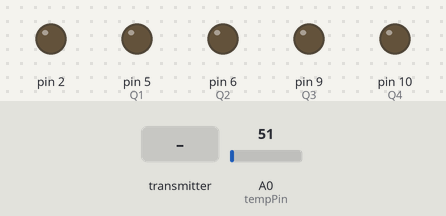
Recording of a sketch running on a simulated Arduino Uno, built with avr-gcc and run on an emulated ATmega328P. On the bench: output pins drawn as LEDs (lit = HIGH). The test bench sets the inputs (shaded band); at power-on: A0 (tempPin) = 51. No radio packets arrive unless stated; what the sketch prints to the serial monitor is not drawn.

Above: at 2.2 s.
2.3 s: the transmitter starts sending X = 0
At 2.6 s:
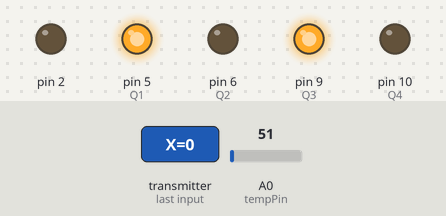
3.8 s: A0 (tempPin) set to 67
5.3 s: A0 (tempPin) set to 79
At 6.1 s:
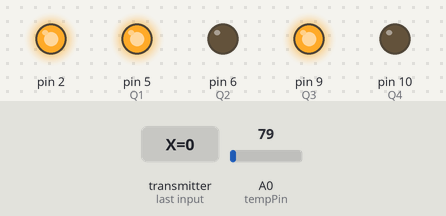
6.8 s: the transmitter starts sending Y = 0
At 7.7 s:
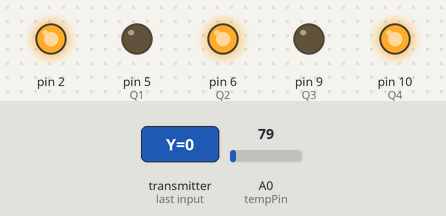
8.8 s: the transmitter starts sending Y = 512
At 10.0 s:
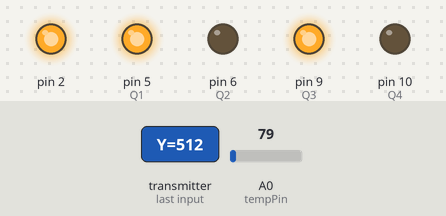
10.8 s: the transmitter starts sending Y = 256
At 12.3 s:
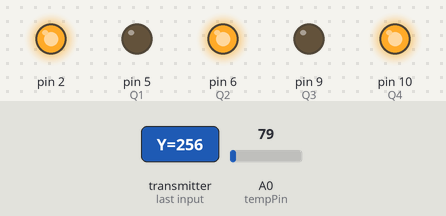
Timing chart, 0 to 13.8 s (numbered marks = the images above; inputs shaded):
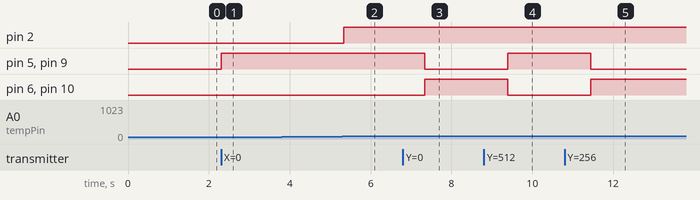

The sketch:

rec2.ino
```cpp
/*
 * If you use the serial monitor for debugging remember to ster the baud rate to 115200.
 * The modules are set to only one-way communication. That means that the controller can only transmit and the tank can only receive.
 * If you wish to change this for two-way communication there is plenty of documentation to do so on the internet and in examples.
 *
 * This program receives the X and Y values and processes it into movement.
 */
#include <SPI.h>
#include "RF24.h"
int Q1 = 5;
int Q2 = 6;
int Q3 = 9;
int Q4 = 10;

void forward()
{
  Serial.println("");
  Serial.print("forward");
  digitalWrite(Q1, LOW);
 digitalWrite(Q2, HIGH);
 digitalWrite(Q3, LOW);
 digitalWrite(Q4, HIGH);
 };

void back()
{
  Serial.println("");
  Serial.print("BACKWARd");
  digitalWrite(Q1, HIGH);
 digitalWrite(Q2, LOW);
 digitalWrite(Q3, HIGH);
 digitalWrite(Q4, LOW);
 };
 void ri()
{Serial.println("");
  Serial.print("RIGHT");
  digitalWrite(Q1, HIGH);
 digitalWrite(Q2, LOW);
 digitalWrite(Q3, LOW);
 digitalWrite(Q4, HIGH);
 };
 void le()
{Serial.println("");
  Serial.print("Left");
  digitalWrite(Q1, LOW);
 digitalWrite(Q2, HIGH);
 digitalWrite(Q3, HIGH);
 digitalWrite(Q4, LOW);
 };

void stop_()
{
  Serial.println("");
 Serial.print("StoP");
  digitalWrite(Q1, LOW);
 digitalWrite(Q2, LOW);
 digitalWrite(Q3, LOW);
 digitalWrite(Q4, LOW);
 };


RF24 myRadio (7, 8);


int tempPin = A0; //Temperature pin


struct Package   //First data
{
  int X=512;
  int Y=512;
  int Z=512;

};

struct Package2  //second data
{
  float T;
};

byte addresses[][6] = {"0","1"};


Package data;
Package2 data2;

void setup()
{
  Serial.begin(115200);
  pinMode(Q1, OUTPUT);
  pinMode(Q2, OUTPUT);
  pinMode(Q3, OUTPUT);
  pinMode(Q4, OUTPUT);
  pinMode(2 , OUTPUT);

  delay(1000);
  myRadio.begin();
  myRadio.setChannel(115);
  myRadio.setPALevel(RF24_PA_MAX);
  myRadio.setDataRate( RF24_250KBPS ) ;


  analogWrite(Q1, 0);
  analogWrite(Q2, 0);
  analogWrite(Q3, 0);
  analogWrite(Q4, 0);
}


void loop()
{
  myRadio.openReadingPipe(1, addresses[0]);
  myRadio.startListening();
  if ( myRadio.available())
  {
    while (myRadio.available())
    {
      myRadio.read( &data, sizeof(data) );

    Serial.print("  X:");
    Serial.print(data.X);
    Serial.print("      Y:");
    Serial.println(data.Y);
    int X = data.X;
    int Y = data.Y;
    int foward = map(X,524,1024,0,255);
    int backward = map(X,500,0,0,255);
    int right = map(Y,524,1024,0,255);
    int left = map(Y,500,0,0,255);


    if (Y<290)
    forward();
    else if (Y>350)
    back();
    else if (X<295)
    ri();
    else if (X>350)
    le();
    else
    stop_();
    }
  while(!myRadio.available())
   {};
  myRadio.stopListening();


  int val = analogRead(tempPin);
  float mv = ( val/1024.0)*5000;
  float cel = mv/10;

  if(cel>=35)
{

  Serial.println("");
  data2.T=cel;
  Serial.print(data2.T=cel);
  myRadio.openWritingPipe(addresses[1]);
  myRadio.write( &data2, sizeof(data2));
  digitalWrite(2,HIGH);
  delay(2000);
  myRadio.startListening();
}


  }
}
```

Measured:
- the behaviour switches between 71 and 72 on A0 (tempPin) (found by bisection; images 1 and 2)
- after the input at 2.3 s, pin 5 (Q1), pin 9 (Q3): LOW → HIGH at once
- after the input at 3.8 s, every drawn part: stays the same
- after the input at 5.3 s, pin 2: LOW → HIGH at once
- after the input at 6.8 s, pin 5 (Q1), pin 9 (Q3): HIGH → LOW after 0.54 s; pin 6 (Q2), pin 10 (Q4): LOW → HIGH after 0.54 s
- after the input at 8.8 s, pin 5 (Q1), pin 9 (Q3): LOW → HIGH after 0.59 s; pin 6 (Q2), pin 10 (Q4): HIGH → LOW after 0.59 s
- after the input at 10.8 s, pin 5 (Q1), pin 9 (Q3): HIGH → LOW after 0.64 s; pin 6 (Q2), pin 10 (Q4): LOW → HIGH after 0.64 s
